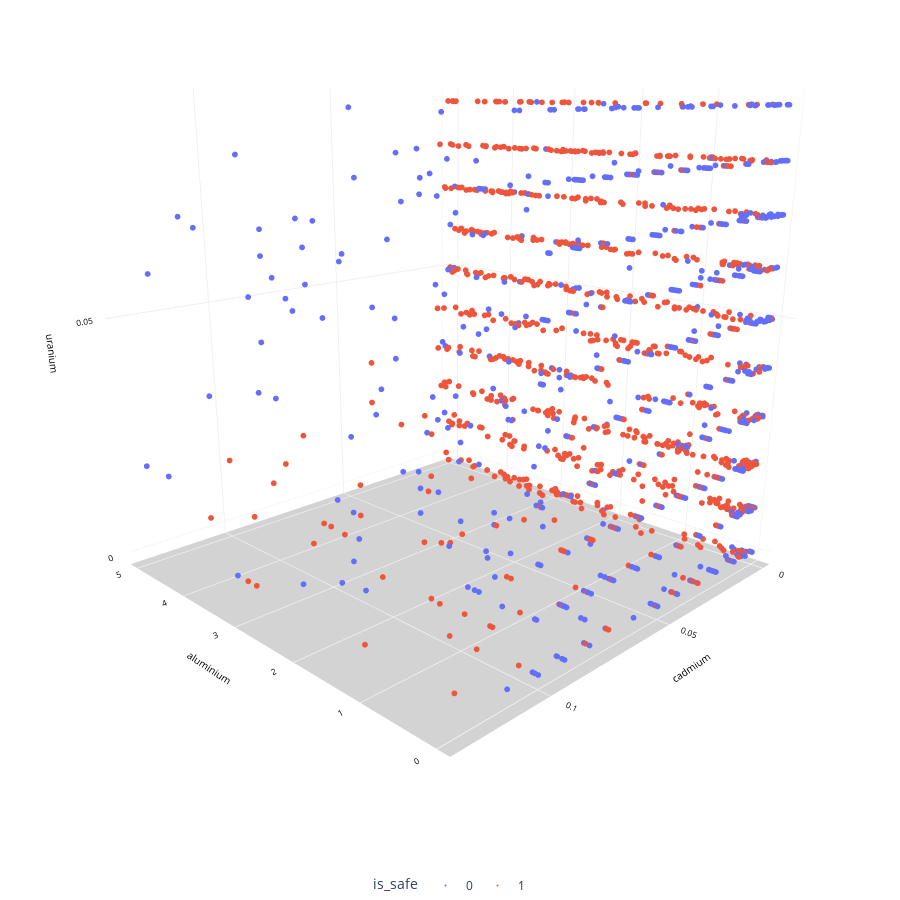

Source (notebook cell):
### Code cell
fig = px.scatter_3d(OriginalDataForLDA, 
                    x=OriginalDataForLDA['aluminium'], y=OriginalDataForLDA['cadmium'], z=OriginalDataForLDA['uranium'],
                    color=OriginalDataForLDA['is_safe'],
                    color_discrete_sequence=['#636EFA','#EF553B','#00CC96'], 
                    hover_data=['chloramine','aluminium', 'cadmium','is_safe'],
                    height=900, width=900
                   )

# Update chart looks
fig.update_layout(#title_text="Scatter 3D Plot",
                  showlegend=True,
                  legend=dict(orientation="h", yanchor="top", y=0, xanchor="center", x=0.5),
                  scene_camera=dict(up=dict(x=0, y=0, z=1), 
                                        center=dict(x=0, y=0, z=-0.2),
                                        eye=dict(x=-1.5, y=1.5, z=0.5)),
                                        margin=dict(l=0, r=0, b=0, t=0),
                  scene = dict(xaxis=dict(backgroundcolor='white',
                                          color='black',
                                          gridcolor='#f0f0f0',
                                          title_font=dict(size=10),
                                          tickfont=dict(size=10),
                                         ),
                               yaxis=dict(backgroundcolor='white',
                                          color='black',
                                          gridcolor='#f0f0f0',
                                          title_font=dict(size=10),
                                          tickfont=dict(size=10),
                                          ),
                               zaxis=dict(backgroundcolor='lightgrey',
                                          color='black', 
                                          gridcolor='#f0f0f0',
                                          title_font=dict(size=10),
                                          tickfont=dict(size=10),
                                         )))

# Update marker size
fig.update_traces(marker=dict(size=2))

fig.show()

### Figure 1 — Plotly figure (JSON) as saved in the notebook; plotly's stock layout.template omitted (floating-point values rounded to 4 significant figures; data arrays with more than 128 entries replaced by an {"elided": "..."} marker saying what was removed)
{"data": [{"customdata": {"elided": "912x2 mixed values"}, "hovertemplate": "is_safe=%{customdata[1]}<br>aluminium=%{x}<br>cadmium=%{y}<br>uranium=%{z}<br>chloramine=%{customdata[0]}<extra></extra>", "legendgroup": "0", "marker": {"color": "#636EFA", "size": 2, "symbol": "circle"}, "mode": "markers", "name": "0", "scene": "scene", "showlegend": true, "type": "scatter3d", "x": {"elided": "912 float values"}, "y": {"elided": "912 float values"}, "z": {"elided": "912 float values"}}, {"customdata": {"elided": "912x2 mixed values"}, "hovertemplate": "is_safe=%{customdata[1]}<br>aluminium=%{x}<br>cadmium=%{y}<br>uranium=%{z}<br>chloramine=%{customdata[0]}<extra></extra>", "legendgroup": "1", "marker": {"color": "#EF553B", "size": 2, "symbol": "circle"}, "mode": "markers", "name": "1", "scene": "scene", "showlegend": true, "type": "scatter3d", "x": {"elided": "912 float values"}, "y": {"elided": "912 float values"}, "z": {"elided": "912 float values"}}], "layout": {"height": 900, "legend": {"orientation": "h", "title": {"text": "is_safe"}, "tracegroupgap": 0, "x": 0.5, "xanchor": "center", "y": 0, "yanchor": "top"}, "margin": {"b": 0, "l": 0, "r": 0, "t": 0}, "scene": {"camera": {"center": {"x": 0, "y": 0, "z": -0.2}, "eye": {"x": -1.5, "y": 1.5, "z": 0.5}, "up": {"x": 0, "y": 0, "z": 1}}, "domain": {"x": [0, 1], "y": [0, 1]}, "xaxis": {"backgroundcolor": "white", "color": "black", "gridcolor": "#f0f0f0", "tickfont": {"size": 10}, "title": {"font": {"size": 10}, "text": "aluminium"}}, "yaxis": {"backgroundcolor": "white", "color": "black", "gridcolor": "#f0f0f0", "tickfont": {"size": 10}, "title": {"font": {"size": 10}, "text": "cadmium"}}, "zaxis": {"backgroundcolor": "lightgrey", "color": "black", "gridcolor": "#f0f0f0", "tickfont": {"size": 10}, "title": {"font": {"size": 10}, "text": "uranium"}}}, "showlegend": true, "width": 900}}
